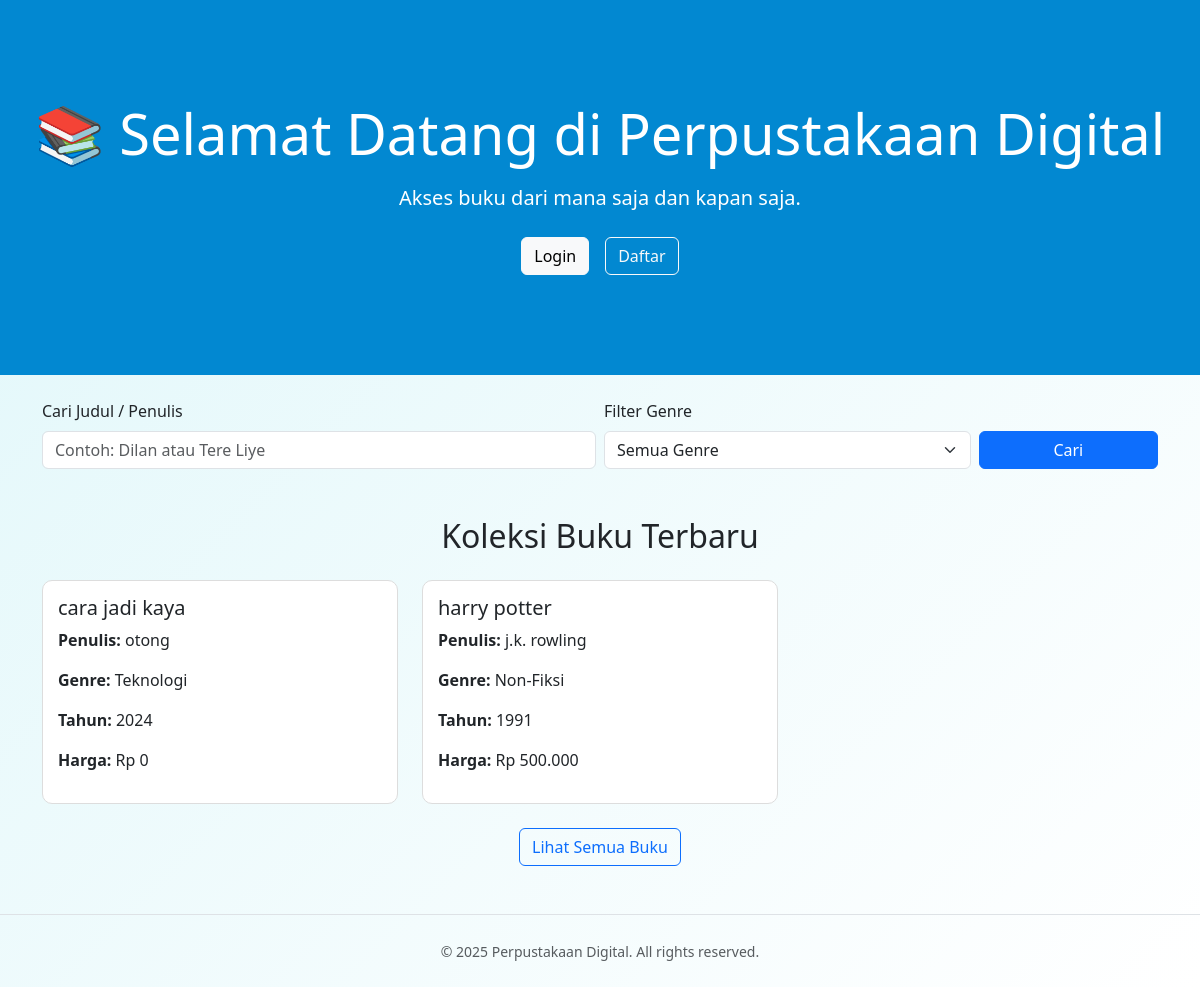
The page / on the database its author committed.
### tables this page shows
CREATE TABLE `books` (
  `id_book` int(11) NOT NULL,
  `title` varchar(255) NOT NULL,
  `author` varchar(255) NOT NULL,
  `category` varchar(255) DEFAULT NULL,
  `year` int(11) DEFAULT NULL,
  `harga` decimal(10,2) DEFAULT NULL,
  `id_genre` int(11) DEFAULT NULL,
  `description` text DEFAULT NULL
);

CREATE TABLE `genres` (
  `id_genre` int(11) NOT NULL,
  `name` varchar(50) NOT NULL
);

### index.php (the view, shortened to what this page needs)
<?php
include 'config/db.php';
$keyword = $_GET['keyword'] ?? '';
$genre_id = $_GET['genre'] ?? '';
$sql = "
    SELECT books.*, genres.name AS genre
    FROM books
    LEFT JOIN genres ON books.id_genre = genres.id_genre
    WHERE 1
";
$params = [];
$sql .= " ORDER BY books.id_book DESC LIMIT 12";
$stmt = $pdo->prepare($sql);
$stmt->execute($params);
$books = $stmt->fetchAll();
?>
<!DOCTYPE html>
<html lang="id">
<head>
    <link rel="stylesheet" href="https://cdn.jsdelivr.net/npm/bootstrap@5.3.0/dist/css/bootstrap.min.css">
    <link rel="stylesheet" href="https://unpkg.com/aos@2.3.4/dist/aos.css" />
</head>
<body>
    <section class="hero">
        <div data-aos="fade-down">
            <h1 class="display-4 mb-3">📚 Selamat Datang di Perpustakaan Digital</h1>
            <p class="lead">Akses buku dari mana saja dan kapan saja.</p>
            <div class="d-flex justify-content-center gap-3 mt-4">
                <a href="public/login.php" class="btn btn-light">Login</a>
                <a href="public/register.php" class="btn btn-outline-light">Daftar</a>
            </div>
        </div>
    </section>
    <section class="container mt-4">
        <form method="GET" action="#buku" class="row g-2 align-items-end" data-aos="fade-down">
            <div class="col-md-6">
                <label for="keyword" class="form-label">Cari Judul / Penulis</label>
                <input type="text" name="keyword" id="keyword" class="form-control"
                    value="<?= htmlspecialchars($keyword) ?>" placeholder="Contoh: Dilan atau Tere Liye">
            </div>
            <div class="col-md-4">
                <label for="genre" class="form-label">Filter Genre</label>
                <select name="genre" id="genre" class="form-select">
                    <option value="">Semua Genre</option>
                </select>
            </div>
            <div class="col-md-2 d-grid">
                <button type="submit" class="btn btn-primary">Cari</button>
            </div>
        </form>
    </section>
    <section class="container mt-5" id="buku">
        <h2 class="text-center mb-4" data-aos="fade-up">
            <?= $keyword || $genre_id ? 'Hasil Pencarian Buku' : 'Koleksi Buku Terbaru' ?>
        </h2>
        <?php if (count($books) === 0): ?>
            <p class="text-center text-muted">Tidak ada buku yang ditemukan.</p>
        <?php else: ?>
            <div class="row g-4">
                <?php foreach ($books as $book): ?>
                    <div class="col-md-4" data-aos="fade-up" data-aos-delay="<?= $book['id_book'] * 50 ?>">
                        <div class="book-card">
                            <h5><?= htmlspecialchars($book['title']) ?></h5>
                            <p><strong>Penulis:</strong> <?= htmlspecialchars($book['author']) ?></p>
                            <p><strong>Genre:</strong> <?= htmlspecialchars($book['genre']) ?></p>
                            <p><strong>Tahun:</strong> <?= $book['year'] ?></p>
                            <p><strong>Harga:</strong> Rp <?= number_format($book['harga'], 0, ',', '.') ?></p>
                        </div>
                    </div>
                <?php endforeach; ?>
            </div>
        <?php endif; ?>
        <div class="text-center mt-4">
            <a href="public/daftar_buku.php" class="btn btn-outline-primary">Lihat Semua Buku</a>
        </div>
    </section>
    <footer class="text-center text-muted mt-5 py-4 border-top">
        <small>&copy; <?= date('Y') ?> Perpustakaan Digital. All rights reserved.</small>
    </footer>
</body>
</html>

### index.php (style rules this page uses)
html { scroll-behavior: smooth; }
body { background: linear-gradient(135deg, #e0f7fa, #ffffff); font-family: 'Segoe UI', sans-serif; }
.hero { padding: 100px 20px; text-align: center; background: #0288d1; color: white; }
.book-card { height: 100%; border: 1px solid #ddd; border-radius: 10px; padding: 15px; transition: 0.3s; background: white; }

### rows shown on the page
books: title "cara jadi kaya", author "otong", id_genre.name "Teknologi", year "2024", harga "0"
books: title "harry potter", author "j.k. rowling", id_genre.name "Non-Fiksi", year "1991", harga "500.000"
